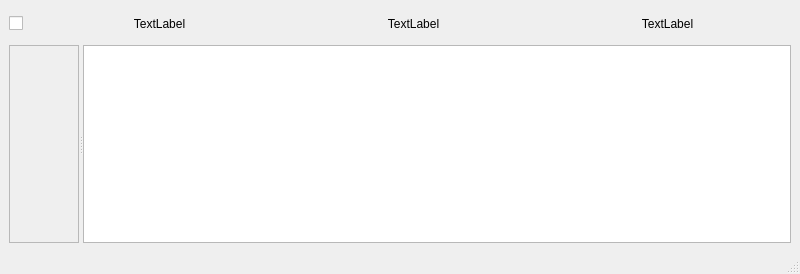
<?xml version="1.0" encoding="UTF-8"?>
<ui version="4.0">
 <class>frmPrincipal</class>
 <widget class="QMainWindow" name="frmPrincipal">
  <property name="geometry">
   <rect>
    <x>0</x>
    <y>0</y>
    <width>800</width>
    <height>274</height>
   </rect>
  </property>
  <property name="windowTitle">
   <string>frmPrincipal</string>
  </property>
  <widget class="QWidget" name="centralwidget">
   <layout class="QVBoxLayout" name="verticalLayout">
    <item>
     <layout class="QHBoxLayout" name="hblCabecalho" stretch="0,0,0,0">
      <property name="spacing">
       <number>7</number>
      </property>
      <property name="sizeConstraint">
       <enum>QLayout::SetMinimumSize</enum>
      </property>
      <property name="leftMargin">
       <number>0</number>
      </property>
      <property name="topMargin">
       <number>0</number>
      </property>
      <property name="bottomMargin">
       <number>0</number>
      </property>
      <item>
       <widget class="QCheckBox" name="checkBox">
        <property name="sizePolicy">
         <sizepolicy hsizetype="Minimum" vsizetype="Fixed">
          <horstretch>0</horstretch>
          <verstretch>20</verstretch>
         </sizepolicy>
        </property>
        <property name="maximumSize">
         <size>
          <width>20</width>
          <height>16777215</height>
         </size>
        </property>
        <property name="text">
         <string/>
        </property>
       </widget>
      </item>
      <item>
       <widget class="QLabel" name="label_2">
        <property name="sizePolicy">
         <sizepolicy hsizetype="Minimum" vsizetype="Minimum">
          <horstretch>0</horstretch>
          <verstretch>0</verstretch>
         </sizepolicy>
        </property>
        <property name="maximumSize">
         <size>
          <width>16777215</width>
          <height>30</height>
         </size>
        </property>
        <property name="layoutDirection">
         <enum>Qt::LeftToRight</enum>
        </property>
        <property name="text">
         <string>TextLabel</string>
        </property>
        <property name="alignment">
         <set>Qt::AlignCenter</set>
        </property>
       </widget>
      </item>
      <item>
       <widget class="QLabel" name="label_3">
        <property name="sizePolicy">
         <sizepolicy hsizetype="Minimum" vsizetype="Minimum">
          <horstretch>0</horstretch>
          <verstretch>0</verstretch>
         </sizepolicy>
        </property>
        <property name="maximumSize">
         <size>
          <width>16777215</width>
          <height>30</height>
         </size>
        </property>
        <property name="text">
         <string>TextLabel</string>
        </property>
        <property name="scaledContents">
         <bool>false</bool>
        </property>
        <property name="alignment">
         <set>Qt::AlignCenter</set>
        </property>
       </widget>
      </item>
      <item>
       <widget class="QLabel" name="label">
        <property name="sizePolicy">
         <sizepolicy hsizetype="Minimum" vsizetype="Minimum">
          <horstretch>0</horstretch>
          <verstretch>0</verstretch>
         </sizepolicy>
        </property>
        <property name="maximumSize">
         <size>
          <width>16777215</width>
          <height>30</height>
         </size>
        </property>
        <property name="text">
         <string>TextLabel</string>
        </property>
        <property name="alignment">
         <set>Qt::AlignCenter</set>
        </property>
       </widget>
      </item>
     </layout>
    </item>
    <item>
     <widget class="QSplitter" name="splitter">
      <property name="orientation">
       <enum>Qt::Horizontal</enum>
      </property>
      <widget class="QScrollArea" name="scrollArea">
       <property name="sizePolicy">
        <sizepolicy hsizetype="Fixed" vsizetype="Fixed">
         <horstretch>0</horstretch>
         <verstretch>0</verstretch>
        </sizepolicy>
       </property>
       <property name="verticalScrollBarPolicy">
        <enum>Qt::ScrollBarAsNeeded</enum>
       </property>
       <property name="sizeAdjustPolicy">
        <enum>QAbstractScrollArea::AdjustToContents</enum>
       </property>
       <property name="widgetResizable">
        <bool>true</bool>
       </property>
       <widget class="QWidget" name="scrollAreaWidgetContents">
        <property name="geometry">
         <rect>
          <x>0</x>
          <y>0</y>
          <width>68</width>
          <height>185</height>
         </rect>
        </property>
       </widget>
      </widget>
      <widget class="QTableWidget" name="grid"/>
     </widget>
    </item>
   </layout>
  </widget>
  <widget class="QMenuBar" name="menubar">
   <property name="geometry">
    <rect>
     <x>0</x>
     <y>0</y>
     <width>800</width>
     <height>22</height>
    </rect>
   </property>
  </widget>
  <widget class="QStatusBar" name="statusbar"/>
 </widget>
 <resources/>
 <connections/>
</ui>
